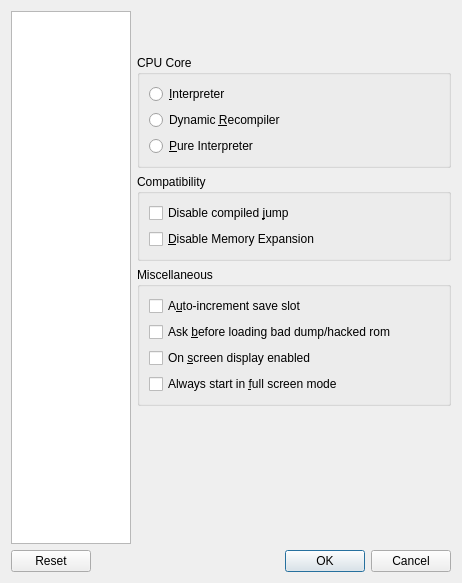
<ui version="4.0" >
 <class>SettingsDialog</class>
 <widget class="QDialog" name="SettingsDialog" >
  <property name="geometry" >
   <rect>
    <x>0</x>
    <y>0</y>
    <width>462</width>
    <height>583</height>
   </rect>
  </property>
  <property name="windowTitle" >
   <string>Mupen64Plus Settings</string>
  </property>
  <layout class="QGridLayout" name="gridLayout" >
   <item rowspan="2" row="0" column="0" >
    <widget class="QListWidget" name="listWidget" >
     <property name="sizePolicy" >
      <sizepolicy vsizetype="Minimum" hsizetype="Fixed" >
       <horstretch>0</horstretch>
       <verstretch>0</verstretch>
      </sizepolicy>
     </property>
     <property name="maximumSize" >
      <size>
       <width>120</width>
       <height>16777215</height>
      </size>
     </property>
     <property name="horizontalScrollBarPolicy" >
      <enum>Qt::ScrollBarAlwaysOff</enum>
     </property>
     <property name="dragDropMode" >
      <enum>QAbstractItemView::NoDragDrop</enum>
     </property>
     <property name="selectionBehavior" >
      <enum>QAbstractItemView::SelectRows</enum>
     </property>
     <property name="textElideMode" >
      <enum>Qt::ElideNone</enum>
     </property>
     <property name="movement" >
      <enum>QListView::Static</enum>
     </property>
     <property name="flow" >
      <enum>QListView::TopToBottom</enum>
     </property>
     <property name="isWrapping" stdset="0" >
      <bool>false</bool>
     </property>
     <property name="spacing" >
      <number>2</number>
     </property>
     <property name="viewMode" >
      <enum>QListView::IconMode</enum>
     </property>
     <property name="uniformItemSizes" >
      <bool>true</bool>
     </property>
     <property name="currentRow" >
      <number>-1</number>
     </property>
    </widget>
   </item>
   <item row="0" column="1" >
    <widget class="QWidget" native="1" name="widget" >
     <layout class="QHBoxLayout" name="horizontalLayout" >
      <item>
       <widget class="QLabel" name="textLabel" >
        <property name="text" >
         <string/>
        </property>
       </widget>
      </item>
      <item>
       <spacer name="horizontalSpacer" >
        <property name="orientation" >
         <enum>Qt::Horizontal</enum>
        </property>
        <property name="sizeHint" stdset="0" >
         <size>
          <width>284</width>
          <height>20</height>
         </size>
        </property>
       </spacer>
      </item>
      <item>
       <widget class="QLabel" name="imageLabel" >
        <property name="text" >
         <string/>
        </property>
       </widget>
      </item>
     </layout>
    </widget>
   </item>
   <item row="1" column="1" >
    <widget class="QStackedWidget" name="stackedWidget" >
     <property name="sizePolicy" >
      <sizepolicy vsizetype="Preferred" hsizetype="MinimumExpanding" >
       <horstretch>2</horstretch>
       <verstretch>0</verstretch>
      </sizepolicy>
     </property>
     <property name="currentIndex" >
      <number>0</number>
     </property>
     <widget class="QWidget" name="page" >
      <layout class="QVBoxLayout" name="verticalLayout_2" >
       <property name="margin" >
        <number>0</number>
       </property>
       <item>
        <widget class="QGroupBox" name="groupBox" >
         <property name="title" >
          <string>CPU Core</string>
         </property>
         <layout class="QVBoxLayout" name="verticalLayout_3" >
          <item>
           <widget class="QRadioButton" name="interpreterRadio" >
            <property name="text" >
             <string>&amp;Interpreter</string>
            </property>
           </widget>
          </item>
          <item>
           <widget class="QRadioButton" name="dynamicRecompilerRadio" >
            <property name="text" >
             <string>Dynamic &amp;Recompiler</string>
            </property>
           </widget>
          </item>
          <item>
           <widget class="QRadioButton" name="pureInterpreterRadio" >
            <property name="text" >
             <string>&amp;Pure Interpreter</string>
            </property>
           </widget>
          </item>
         </layout>
        </widget>
       </item>
       <item>
        <widget class="QGroupBox" name="groupBox_2" >
         <property name="title" >
          <string>Compatibility</string>
         </property>
         <layout class="QVBoxLayout" name="verticalLayout_4" >
          <item>
           <widget class="QCheckBox" name="disableCompiledJumpCheck" >
            <property name="text" >
             <string>Disable compiled &amp;jump</string>
            </property>
           </widget>
          </item>
          <item>
           <widget class="QCheckBox" name="disableMemoryExpansionCheck" >
            <property name="text" >
             <string>&amp;Disable Memory Expansion</string>
            </property>
           </widget>
          </item>
         </layout>
        </widget>
       </item>
       <item>
        <widget class="QGroupBox" name="groupBox_3" >
         <property name="title" >
          <string>Miscellaneous</string>
         </property>
         <layout class="QVBoxLayout" name="verticalLayout_5" >
          <item>
           <widget class="QCheckBox" name="autoIncrementSaveSlotCheck" >
            <property name="text" >
             <string>A&amp;uto-increment save slot</string>
            </property>
           </widget>
          </item>
          <item>
           <widget class="QCheckBox" name="askBeforeLoadingBadRomCheck" >
            <property name="text" >
             <string>Ask &amp;before loading bad dump/hacked rom</string>
            </property>
           </widget>
          </item>
          <item>
           <widget class="QCheckBox" name="osdEnabledCheck" >
            <property name="text" >
             <string>On &amp;screen display enabled</string>
            </property>
           </widget>
          </item>
          <item>
           <widget class="QCheckBox" name="alwaysStartInFullScreenModeCheck" >
            <property name="text" >
             <string>Always start in &amp;full screen mode</string>
            </property>
           </widget>
          </item>
         </layout>
        </widget>
       </item>
       <item>
        <spacer name="verticalSpacer" >
         <property name="orientation" >
          <enum>Qt::Vertical</enum>
         </property>
         <property name="sizeHint" stdset="0" >
          <size>
           <width>20</width>
           <height>40</height>
          </size>
         </property>
        </spacer>
       </item>
      </layout>
     </widget>
     <widget class="QWidget" name="page_2" >
      <layout class="QVBoxLayout" name="verticalLayout_6" >
       <property name="margin" >
        <number>0</number>
       </property>
       <item>
        <widget class="QGroupBox" name="groupBox_7" >
         <property name="title" >
          <string>Graphics Plugin</string>
         </property>
         <layout class="QVBoxLayout" name="verticalLayout_10" >
          <item>
           <layout class="QHBoxLayout" name="horizontalLayout_2" >
            <item>
             <widget class="QLabel" name="graphicsPluginLabel" >
              <property name="text" >
               <string/>
              </property>
             </widget>
            </item>
            <item>
             <widget class="QComboBox" name="graphicsPluginCombo" >
              <property name="sizePolicy" >
               <sizepolicy vsizetype="Fixed" hsizetype="Preferred" >
                <horstretch>1</horstretch>
                <verstretch>0</verstretch>
               </sizepolicy>
              </property>
             </widget>
            </item>
           </layout>
          </item>
          <item>
           <layout class="QHBoxLayout" name="horizontalLayout_3" >
            <item>
             <widget class="QPushButton" name="configGraphicsPluginButton" >
              <property name="text" >
               <string>Config</string>
              </property>
             </widget>
            </item>
            <item>
             <widget class="QPushButton" name="testGraphicsPluginButton" >
              <property name="text" >
               <string>Test</string>
              </property>
             </widget>
            </item>
            <item>
             <widget class="QPushButton" name="aboutGraphicsPluginButton" >
              <property name="text" >
               <string>About</string>
              </property>
             </widget>
            </item>
           </layout>
          </item>
         </layout>
        </widget>
       </item>
       <item>
        <widget class="QGroupBox" name="groupBox_4" >
         <property name="title" >
          <string>Audio Plugin</string>
         </property>
         <layout class="QVBoxLayout" name="verticalLayout_9" >
          <item>
           <layout class="QHBoxLayout" name="horizontalLayout_4" >
            <item>
             <widget class="QLabel" name="audioPluginLabel" >
              <property name="text" >
               <string/>
              </property>
             </widget>
            </item>
            <item>
             <widget class="QComboBox" name="audioPluginCombo" >
              <property name="sizePolicy" >
               <sizepolicy vsizetype="Fixed" hsizetype="Preferred" >
                <horstretch>1</horstretch>
                <verstretch>0</verstretch>
               </sizepolicy>
              </property>
             </widget>
            </item>
           </layout>
          </item>
          <item>
           <layout class="QHBoxLayout" name="horizontalLayout_5" >
            <item>
             <widget class="QPushButton" name="configAudioPluginButton" >
              <property name="text" >
               <string>Config</string>
              </property>
             </widget>
            </item>
            <item>
             <widget class="QPushButton" name="testAudioPluginButton" >
              <property name="text" >
               <string>Test</string>
              </property>
             </widget>
            </item>
            <item>
             <widget class="QPushButton" name="aboutAudioPluginButton" >
              <property name="text" >
               <string>About</string>
              </property>
             </widget>
            </item>
           </layout>
          </item>
         </layout>
        </widget>
       </item>
       <item>
        <widget class="QGroupBox" name="groupBox_5" >
         <property name="title" >
          <string>Input Plugin</string>
         </property>
         <layout class="QVBoxLayout" name="verticalLayout_8" >
          <item>
           <layout class="QHBoxLayout" name="horizontalLayout_7" >
            <item>
             <widget class="QLabel" name="inputPluginLabel" >
              <property name="text" >
               <string/>
              </property>
             </widget>
            </item>
            <item>
             <widget class="QComboBox" name="inputPluginCombo" >
              <property name="sizePolicy" >
               <sizepolicy vsizetype="Fixed" hsizetype="Preferred" >
                <horstretch>1</horstretch>
                <verstretch>0</verstretch>
               </sizepolicy>
              </property>
             </widget>
            </item>
           </layout>
          </item>
          <item>
           <layout class="QHBoxLayout" name="horizontalLayout_8" >
            <item>
             <widget class="QPushButton" name="configInputPluginButton" >
              <property name="text" >
               <string>Config</string>
              </property>
             </widget>
            </item>
            <item>
             <widget class="QPushButton" name="testInputPluginButton" >
              <property name="text" >
               <string>Test</string>
              </property>
             </widget>
            </item>
            <item>
             <widget class="QPushButton" name="aboutInputPluginButton" >
              <property name="text" >
               <string>About</string>
              </property>
             </widget>
            </item>
           </layout>
          </item>
         </layout>
        </widget>
       </item>
       <item>
        <widget class="QGroupBox" name="groupBox_6" >
         <property name="title" >
          <string>RSP Plugin</string>
         </property>
         <layout class="QVBoxLayout" name="verticalLayout_7" >
          <item>
           <layout class="QHBoxLayout" name="horizontalLayout_9" >
            <item>
             <widget class="QLabel" name="rspPluginLabel" >
              <property name="text" >
               <string/>
              </property>
             </widget>
            </item>
            <item>
             <widget class="QComboBox" name="rspPluginCombo" >
              <property name="sizePolicy" >
               <sizepolicy vsizetype="Fixed" hsizetype="Preferred" >
                <horstretch>1</horstretch>
                <verstretch>0</verstretch>
               </sizepolicy>
              </property>
             </widget>
            </item>
           </layout>
          </item>
          <item>
           <layout class="QHBoxLayout" name="horizontalLayout_10" >
            <item>
             <widget class="QPushButton" name="configRspPluginButton" >
              <property name="text" >
               <string>Config</string>
              </property>
             </widget>
            </item>
            <item>
             <widget class="QPushButton" name="testRspPluginButton" >
              <property name="text" >
               <string>Test</string>
              </property>
             </widget>
            </item>
            <item>
             <widget class="QPushButton" name="aboutRspPluginButton" >
              <property name="text" >
               <string>About</string>
              </property>
             </widget>
            </item>
           </layout>
          </item>
         </layout>
        </widget>
       </item>
      </layout>
     </widget>
     <widget class="QWidget" name="page_3" >
      <layout class="QVBoxLayout" name="verticalLayout_11" >
       <property name="margin" >
        <number>0</number>
       </property>
       <item>
        <widget class="QGroupBox" name="groupBox_8" >
         <property name="title" >
          <string>Directories</string>
         </property>
         <layout class="QVBoxLayout" name="verticalLayout_12" >
          <item>
           <widget class="RomDirectoriesListWidget" native="1" name="romDirectoriesListWidget" />
          </item>
         </layout>
        </widget>
       </item>
       <item>
        <widget class="QCheckBox" name="scanDirectoriesRecursivelyCheck" >
         <property name="text" >
          <string>&amp;Scan directories recursively</string>
         </property>
        </widget>
       </item>
       <item>
        <widget class="QCheckBox" name="showFullPathsInFilenamesCheck" >
         <property name="text" >
          <string>Show &amp;full paths in filenames</string>
         </property>
        </widget>
       </item>
      </layout>
     </widget>
    </widget>
   </item>
   <item row="2" column="0" colspan="2" >
    <widget class="QDialogButtonBox" name="buttonBox" >
     <property name="orientation" >
      <enum>Qt::Horizontal</enum>
     </property>
     <property name="standardButtons" >
      <set>QDialogButtonBox::Cancel|QDialogButtonBox::Ok|QDialogButtonBox::Reset</set>
     </property>
    </widget>
   </item>
  </layout>
 </widget>
 <customwidgets>
  <customwidget>
   <class>RomDirectoriesListWidget</class>
   <extends>QWidget</extends>
   <header>romdirectorieslistwidget.h</header>
   <container>1</container>
  </customwidget>
 </customwidgets>
 <tabstops>
  <tabstop>listWidget</tabstop>
  <tabstop>interpreterRadio</tabstop>
  <tabstop>dynamicRecompilerRadio</tabstop>
  <tabstop>pureInterpreterRadio</tabstop>
  <tabstop>disableCompiledJumpCheck</tabstop>
  <tabstop>disableMemoryExpansionCheck</tabstop>
  <tabstop>autoIncrementSaveSlotCheck</tabstop>
  <tabstop>askBeforeLoadingBadRomCheck</tabstop>
  <tabstop>osdEnabledCheck</tabstop>
  <tabstop>alwaysStartInFullScreenModeCheck</tabstop>
  <tabstop>graphicsPluginCombo</tabstop>
  <tabstop>configGraphicsPluginButton</tabstop>
  <tabstop>testGraphicsPluginButton</tabstop>
  <tabstop>aboutGraphicsPluginButton</tabstop>
  <tabstop>audioPluginCombo</tabstop>
  <tabstop>configAudioPluginButton</tabstop>
  <tabstop>testAudioPluginButton</tabstop>
  <tabstop>aboutAudioPluginButton</tabstop>
  <tabstop>inputPluginCombo</tabstop>
  <tabstop>configInputPluginButton</tabstop>
  <tabstop>testInputPluginButton</tabstop>
  <tabstop>aboutInputPluginButton</tabstop>
  <tabstop>rspPluginCombo</tabstop>
  <tabstop>configRspPluginButton</tabstop>
  <tabstop>testRspPluginButton</tabstop>
  <tabstop>aboutRspPluginButton</tabstop>
  <tabstop>scanDirectoriesRecursivelyCheck</tabstop>
  <tabstop>showFullPathsInFilenamesCheck</tabstop>
  <tabstop>buttonBox</tabstop>
 </tabstops>
 <resources/>
 <connections>
  <connection>
   <sender>buttonBox</sender>
   <signal>accepted()</signal>
   <receiver>SettingsDialog</receiver>
   <slot>accept()</slot>
   <hints>
    <hint type="sourcelabel" >
     <x>222</x>
     <y>484</y>
    </hint>
    <hint type="destinationlabel" >
     <x>157</x>
     <y>274</y>
    </hint>
   </hints>
  </connection>
  <connection>
   <sender>buttonBox</sender>
   <signal>rejected()</signal>
   <receiver>SettingsDialog</receiver>
   <slot>reject()</slot>
   <hints>
    <hint type="sourcelabel" >
     <x>290</x>
     <y>490</y>
    </hint>
    <hint type="destinationlabel" >
     <x>286</x>
     <y>274</y>
    </hint>
   </hints>
  </connection>
  <connection>
   <sender>listWidget</sender>
   <signal>currentRowChanged(int)</signal>
   <receiver>stackedWidget</receiver>
   <slot>setCurrentIndex(int)</slot>
   <hints>
    <hint type="sourcelabel" >
     <x>135</x>
     <y>164</y>
    </hint>
    <hint type="destinationlabel" >
     <x>378</x>
     <y>279</y>
    </hint>
   </hints>
  </connection>
 </connections>
</ui>
